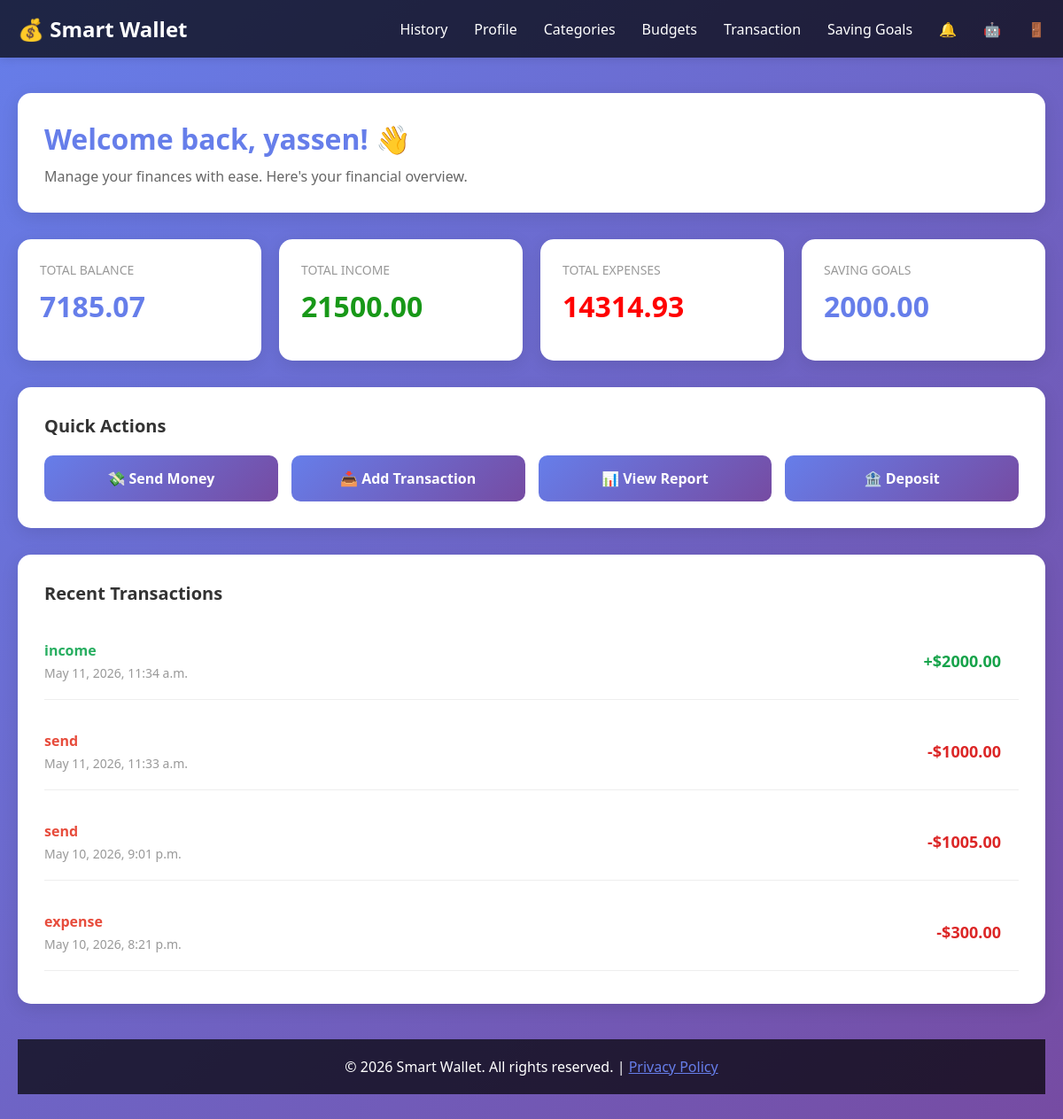
The app's page /user/home/ (signed in) with its own data.
### user/models.py (models this page shows, shortened)
class WalletUser(AbstractUser):
    email = models.EmailField(unique=True)

### transactions/models.py (models this page shows, shortened)
class Transaction(models.Model):
    TYPE_CHOICES = [
        ('income' , 'Income'),
        ('expense', 'Expense'),
        ('saving' , 'Saving'),
        ('send'   , 'Sending')
    ]
    reciever = models.ForeignKey('user.Wallet',
        on_delete=models.CASCADE,
        null = True,
        blank = True)
    fee = models.DecimalField(max_digits=10,decimal_places=2,default=0)
    wallet = models.ForeignKey('user.Wallet', on_delete=models.CASCADE, related_name='transactions')
    amount = models.DecimalField(max_digits=10, decimal_places=2)
    type = models.CharField(max_length=10, choices=TYPE_CHOICES)
    date = models.DateTimeField(auto_now_add=True)
    description = models.TextField(null=True, blank=True)
    budget = models.ForeignKey(
    'Budget',
    on_delete=models.CASCADE,
    related_name='transactions',
    null=True,
    blank=True
    )
    saving_goals = models.ForeignKey('SavingGoals'
        ,on_delete=models.CASCADE
        ,related_name='transactions'
        ,null=True
        ,blank=True)

### user/views.py (the view)
# urls.py: path('home/', views.view_home, name='home'),
@login_required
def view_home(request):
    user = _get_current_user(request)
    if not user:
        return redirect('login')
    try:
        wallet = user.wallet
    except models.Wallet.DoesNotExist:
        return redirect('deposit')
    user.total_balance = wallet.total_balance
    user.total_income = wallet.total_income
    user.total_expense = wallet.total_expense
    user.saving_goals = Decimal('0')
    transaction = transactions_models.Transaction.objects.filter(Q (wallet=wallet) | Q(reciever=wallet)).order_by('-date')
    saving_gaols = transactions_models.SavingGoals.objects.filter(wallet=wallet).aggregate(total_saving=Sum('current_amount'))['total_saving'] or 0
    context = {
        'user': user,
        'wallet': wallet,
        'transaction': transaction,
        'saving_goals': saving_gaols,
    }
    return render(request, 'index.html', context)

### user/views.py (called while the page is built)
def _get_current_user(request):
    user = request.user if request.user.is_authenticated else None
    if not user:
        user_id = request.session.get('user_id')
        if user_id:
            user = User.objects.filter(id=user_id).first()
    if user and not user.first_name:
        user.first_name = user.username
    return user

### templates/index.html (shortened to what this page needs)
<!DOCTYPE html>
{% load static %}
<html lang="en">
<head>
    <link rel="stylesheet" href="{% static 'css/style.css' %}">
</head>
<body id="user-home-body">
    <header id="user-home-header">
       <nav id="user-home-nav">
            <div class="logo">💰 Smart Wallet</div>
            <ul class="nav-links">
                <li><a href="{% url 'transactions' %}">History</a></li>
                <li><a href="{% url 'profile' %}">Profile</a></li>
                <li><a href="{% url 'categories' %}">Categories</a></li>
                <li><a href="{% url 'budget' %}">Budgets</a></li>
                <li><a href="{% url 'add_transaction' %}">Transaction</a></li>
                <li><a href="{% url 'saving_goals' %}">Saving Goals</a></li>
                <li><a title="Notifications" href="{% url 'notifications' %}">🔔  </a></li>
                <li><a title="AI advisor" href="{% url 'advisor' %}">🤖 </a></li>
                <li><a title="logout" href="{% url 'logout' %}" >🚪</a></li>
            </ul>
        </nav>
    </header>
    <div class="container" id="user-home-container">
        <div class="welcome-section" id="user-home-welcome">
            <h1>Welcome back, {{user.first_name}}! 👋</h1>
            <p>Manage your finances with ease. Here's your financial overview.</p>
        </div>
        <div class="dashboard-grid">
            <div class="card">
                <div class="card-title">Total Balance</div>
                <div class="card-value">{{ user.total_balance }}</div>
            </div>
            <div class="card">
                <div class="card-title">Total income</div>
                <div class="card-value " style="color: rgb(24, 152, 24);">{{ user.total_income }}</div>
            </div>
            <div class="card">
                <div class="card-title">Total Expenses</div>
                <div class="card-value " style="color: red;">{{ user.total_expense }}</div>
            </div>
            <div class="card">
                <div class="card-title">Saving goals</div>
                <div class="card-value">{{ saving_goals | floatformat:2 }}</div>
            </div>
        </div>
        <div class="quick-actions" id="user-home-quick-actions">
            <h2>Quick Actions</h2>
            <div class="actions-grid">
                <a href="{% url 'send_money' %}" class="action-btn">💸 Send Money</a>
                <a href="{% url 'add_transaction' %}" class="action-btn">📥 Add Transaction</a>
                <a href="{% url 'view_report' %}" class="action-btn">📊 View Report</a>
                <a href="{% url 'deposit' %}" class="action-btn">🏦 Deposit</a>
            </div>
        </div>
        <div class="transactions-section">
    <h2>Recent Transactions</h2>
    <ul class="transaction-list">
        {% for t in transaction %}
        <li class="transaction-item">
            <div class="transaction-info">
                <div class="transaction-type" {%if t.type == 'income' %}style="color: #27ae60;"{% else %}style="color: #e74c3c;"{% endif %}>
                    {{ t.type }}
                </div>
                <div class="transaction-date">{{ t.date }}</div>
            </div>
            <div class="transaction-amount {% if t.wallet == user.wallet and t.type != 'income'%}amount-negative{% else %}amount-positive{% endif %}">
                {% if t.wallet == user.wallet and t.type != 'income' %}-{% else %}+{% endif %}${{ t.amount|floatformat:2 }}
            </div>
        </li>
        {% empty %}
        <li>No transactions yet.</li>
        {% endfor %}
    </ul>
</div>
    <footer>
        <p>&copy; 2026 Smart Wallet. All rights reserved. | <a href="#privacy" style="color: #667eea;">Privacy Policy</a></p>
    </footer>
    </div>
</body>
</html>

### static/css/style.css (style rules this page uses)
* { margin: 0; padding: 0; box-sizing: border-box; }
#user-home-body { font-family: 'Segoe UI', Tahoma, Geneva, Verdana, sans-serif; background: linear-gradient(135deg, #667eea 0%, #764ba2 100%); min-height: 100vh; color: #333; }
#user-home-header { background-color: rgba(0, 0, 0, 0.7); padding: 1rem 0; box-shadow: 0 2px 10px rgba(0, 0, 0, 0.1); }
#user-home-nav { max-width: 1200px; margin: 0 auto; padding: 0 20px; display: flex; justify-content: space-between; align-items: center; }
.logo { font-size: 24px; font-weight: bold; color: #fff; }
.nav-links { display: flex; gap: 30px; list-style: none; }
.nav-links a { color: #fff; text-decoration: none; transition: color 0.3s; }
.container { max-width: 1200px; margin: 0 auto; padding: 40px 20px; }
.welcome-section { background: white; border-radius: 15px; padding: 30px; margin-bottom: 30px; box-shadow: 0 5px 20px rgba(0, 0, 0, 0.1); }
.welcome-section h1 { color: #667eea; margin-bottom: 10px; }
.welcome-section p { color: #666; font-size: 16px; }
.dashboard-grid { display: grid; grid-template-columns: repeat(auto-fit, minmax(250px, 1fr)); gap: 20px; margin-bottom: 30px; }
.card { background: white; border-radius: 15px; padding: 25px; box-shadow: 0 5px 20px rgba(0, 0, 0, 0.1); transition: transform 0.3s, box-shadow 0.3s; }
.card-title { font-size: 14px; color: #999; text-transform: uppercase; margin-bottom: 10px; }
.card-value { font-size: 32px; font-weight: bold; color: #667eea; margin-bottom: 15px; }
.quick-actions { background: white; border-radius: 15px; padding: 30px; margin-bottom: 30px; box-shadow: 0 5px 20px rgba(0, 0, 0, 0.1); }
.quick-actions h2 { color: #333; margin-bottom: 20px; font-size: 20px; }
.actions-grid { display: grid; grid-template-columns: repeat(auto-fit, minmax(180px, 1fr)); gap: 15px; }
.action-btn { padding: 15px 20px; background: linear-gradient(135deg, #667eea 0%, #764ba2 100%); color: white; border: none; border-radius: 10px; cursor: pointer; font-size: 16px; font-weight: 600; transition: transform 0.2s, box-shadow 0.2s; text-decoration: none; display: inline-block; text-align: center; }
.transaction-type { font-weight: 600; color: #333; margin-bottom: 5px; }
.transaction-date { color: #999; font-size: 14px; }
.transaction-amount { font-size: 18px; font-weight: bold; }
.amount-positive { color: #27ae60; }
.amount-negative { color: #e74c3c; }
footer { background-color: rgba(0, 0, 0, 0.7); color: #fff; text-align: center; padding: 20px; margin-top: 40px; }
#user-home-container { max-width: 1200px; margin: 0 auto; padding: 40px 20px; }
.amount-positive { color: #16a34a; font-weight: 600; }
.amount-negative { color: #dc2626; font-weight: 600; }

### templates/index.html (style rules this page uses)
.transactions-section { background: white; border-radius: 15px; padding: 30px; box-shadow: 0 5px 20px rgba(0, 0, 0, 0.1); }
.transactions-section h2 { color: #333; margin-bottom: 20px; font-size: 20px; }
.transaction-list { height: 400px; display: flex; flex-direction: column; gap: 15px; overflow-y: auto; scroll-behavior: smooth; padding-bottom: 10px; }
.transaction-item { display: flex; justify-content: space-between; align-items: center; padding: 20px 5px; border-bottom: 1px solid #eee; padding-left: 0px; padding-right: 20px; }
.transaction-info { flex: 1; }

### records on screen
WalletUser: first_name "yassen", total_balance "7185.07", total_income "21500.00", total_expense "14314.93"
Transaction: type "income", date "May 11, 2026, 11:34 a.m.", amount "2000.00"
Transaction: type "send", date "May 11, 2026, 11:33 a.m.", amount "1000.00"
Transaction: type "send", date "May 10, 2026, 9:01 p.m.", amount "1005.00"
Transaction: type "expense", date "May 10, 2026, 8:21 p.m.", amount "300.00"

### other values on screen
{{ saving_goals | floatformat:2 }} "2000.00"
